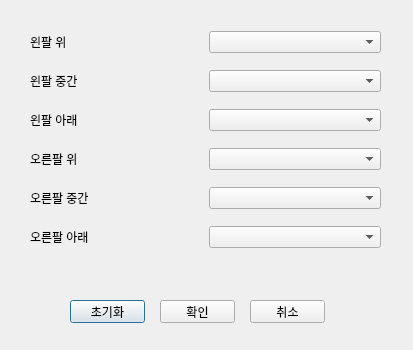
<?xml version="1.0" encoding="UTF-8"?>
<ui version="4.0">
 <class>Dialog</class>
 <widget class="QDialog" name="Dialog">
  <property name="geometry">
   <rect>
    <x>0</x>
    <y>0</y>
    <width>413</width>
    <height>350</height>
   </rect>
  </property>
  <property name="windowTitle">
   <string>Dialog</string>
  </property>
  <widget class="QPushButton" name="Btn_Reset">
   <property name="geometry">
    <rect>
     <x>70</x>
     <y>300</y>
     <width>75</width>
     <height>23</height>
    </rect>
   </property>
   <property name="text">
    <string>초기화</string>
   </property>
  </widget>
  <widget class="QPushButton" name="Btn_OK">
   <property name="geometry">
    <rect>
     <x>160</x>
     <y>300</y>
     <width>75</width>
     <height>23</height>
    </rect>
   </property>
   <property name="text">
    <string>확인</string>
   </property>
  </widget>
  <widget class="QPushButton" name="Btn_Cancel">
   <property name="geometry">
    <rect>
     <x>250</x>
     <y>300</y>
     <width>75</width>
     <height>23</height>
    </rect>
   </property>
   <property name="text">
    <string>취소</string>
   </property>
  </widget>
  <widget class="QWidget" name="gridLayoutWidget">
   <property name="geometry">
    <rect>
     <x>30</x>
     <y>20</y>
     <width>351</width>
     <height>241</height>
    </rect>
   </property>
   <layout class="QGridLayout" name="gridLayout">
    <item row="0" column="1">
     <widget class="QComboBox" name="comboBox_1">
      <item>
       <property name="text">
        <string/>
       </property>
      </item>
      <item>
       <property name="text">
        <string>Home Key</string>
       </property>
      </item>
      <item>
       <property name="text">
        <string>End Key</string>
       </property>
      </item>
      <item>
       <property name="text">
        <string>page up Key</string>
       </property>
      </item>
      <item>
       <property name="text">
        <string>page down Key</string>
       </property>
      </item>
     </widget>
    </item>
    <item row="4" column="0">
     <widget class="QLabel" name="label_5">
      <property name="text">
       <string>오른팔 중간</string>
      </property>
     </widget>
    </item>
    <item row="3" column="0">
     <widget class="QLabel" name="label_4">
      <property name="text">
       <string>오른팔 위</string>
      </property>
     </widget>
    </item>
    <item row="0" column="0">
     <widget class="QLabel" name="label">
      <property name="text">
       <string>왼팔 위</string>
      </property>
     </widget>
    </item>
    <item row="1" column="0">
     <widget class="QLabel" name="label_2">
      <property name="text">
       <string>왼팔 중간</string>
      </property>
     </widget>
    </item>
    <item row="2" column="0">
     <widget class="QLabel" name="label_3">
      <property name="text">
       <string>왼팔 아래</string>
      </property>
     </widget>
    </item>
    <item row="5" column="0">
     <widget class="QLabel" name="label_6">
      <property name="text">
       <string>오른팔 아래</string>
      </property>
     </widget>
    </item>
    <item row="1" column="1">
     <widget class="QComboBox" name="comboBox_2">
      <item>
       <property name="text">
        <string/>
       </property>
      </item>
      <item>
       <property name="text">
        <string>Home Key</string>
       </property>
      </item>
      <item>
       <property name="text">
        <string>End Key</string>
       </property>
      </item>
      <item>
       <property name="text">
        <string>page up Key</string>
       </property>
      </item>
      <item>
       <property name="text">
        <string>page down Key</string>
       </property>
      </item>
     </widget>
    </item>
    <item row="2" column="1">
     <widget class="QComboBox" name="comboBox_3">
      <item>
       <property name="text">
        <string/>
       </property>
      </item>
      <item>
       <property name="text">
        <string>Home Key</string>
       </property>
      </item>
      <item>
       <property name="text">
        <string>End Key</string>
       </property>
      </item>
      <item>
       <property name="text">
        <string>page up Key</string>
       </property>
      </item>
      <item>
       <property name="text">
        <string>page down Key</string>
       </property>
      </item>
     </widget>
    </item>
    <item row="3" column="1">
     <widget class="QComboBox" name="comboBox_4">
      <item>
       <property name="text">
        <string/>
       </property>
      </item>
      <item>
       <property name="text">
        <string>Home Key</string>
       </property>
      </item>
      <item>
       <property name="text">
        <string>End Key</string>
       </property>
      </item>
      <item>
       <property name="text">
        <string>page up Key</string>
       </property>
      </item>
      <item>
       <property name="text">
        <string>page down Key</string>
       </property>
      </item>
     </widget>
    </item>
    <item row="4" column="1">
     <widget class="QComboBox" name="comboBox_5">
      <item>
       <property name="text">
        <string/>
       </property>
      </item>
      <item>
       <property name="text">
        <string>Home Key</string>
       </property>
      </item>
      <item>
       <property name="text">
        <string>End Key</string>
       </property>
      </item>
      <item>
       <property name="text">
        <string>page up Key</string>
       </property>
      </item>
      <item>
       <property name="text">
        <string>page down Key</string>
       </property>
      </item>
     </widget>
    </item>
    <item row="5" column="1">
     <widget class="QComboBox" name="comboBox_6">
      <item>
       <property name="text">
        <string/>
       </property>
      </item>
      <item>
       <property name="text">
        <string>Home Key</string>
       </property>
      </item>
      <item>
       <property name="text">
        <string>End Key</string>
       </property>
      </item>
      <item>
       <property name="text">
        <string>page up Key</string>
       </property>
      </item>
      <item>
       <property name="text">
        <string>page down Key</string>
       </property>
      </item>
     </widget>
    </item>
   </layout>
  </widget>
 </widget>
 <resources/>
 <connections/>
</ui>
